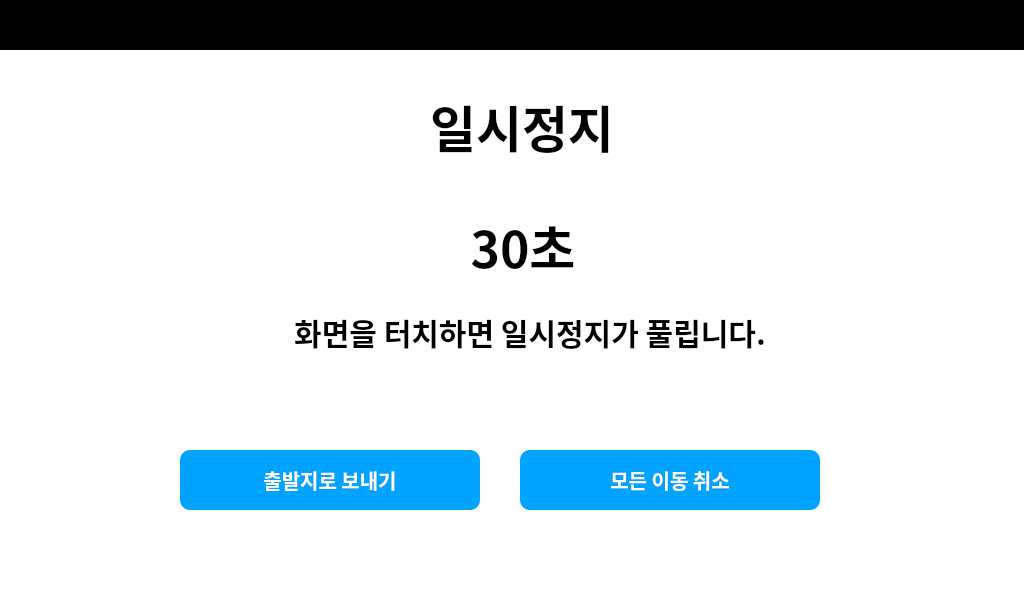
<?xml version="1.0" encoding="UTF-8"?>
<ui version="4.0">
 <class>PauseView</class>
 <widget class="QWidget" name="PauseView">
  <property name="geometry">
   <rect>
    <x>0</x>
    <y>0</y>
    <width>1024</width>
    <height>600</height>
   </rect>
  </property>
  <property name="windowTitle">
   <string>Dentium</string>
  </property>
  <property name="styleSheet">
   <string notr="true">background-color: black;</string>
  </property>
  <widget class="QWidget" name="status_bar_placeholder" native="true">
   <property name="geometry">
    <rect>
     <x>0</x>
     <y>0</y>
     <width>1024</width>
     <height>50</height>
    </rect>
   </property>
   <property name="minimumSize">
    <size>
     <width>0</width>
     <height>50</height>
    </size>
   </property>
   <property name="maximumSize">
    <size>
     <width>16777215</width>
     <height>50</height>
    </size>
   </property>
   <layout class="QVBoxLayout" name="verticalLayout">
    <property name="spacing">
     <number>0</number>
    </property>
    <property name="leftMargin">
     <number>0</number>
    </property>
    <property name="topMargin">
     <number>0</number>
    </property>
    <property name="rightMargin">
     <number>0</number>
    </property>
    <property name="bottomMargin">
     <number>0</number>
    </property>
   </layout>
  </widget>
  <widget class="QWidget" name="content_container" native="true">
   <property name="geometry">
    <rect>
     <x>0</x>
     <y>50</y>
     <width>1024</width>
     <height>550</height>
    </rect>
   </property>
   <property name="styleSheet">
    <string notr="true">background-color: white;</string>
   </property>
   <widget class="QLabel" name="title_label">
    <property name="geometry">
     <rect>
      <x>430</x>
      <y>40</y>
      <width>184</width>
      <height>72</height>
     </rect>
    </property>
    <property name="font">
     <font>
      <family>Noto Sans KR Black</family>
      <pointsize>-1</pointsize>
      <weight>75</weight>
      <bold>true</bold>
     </font>
    </property>
    <property name="styleSheet">
     <string notr="true">QLabel {
    color: black;
    font-size: 50px;
    font-weight: 600;
    font-family: &quot;Noto Sans KR Black&quot;;
    background-color: transparent;
}</string>
    </property>
    <property name="text">
     <string>일시정지</string>
    </property>
    <property name="alignment">
     <set>Qt::AlignCenter</set>
    </property>
   </widget>
   <widget class="QLabel" name="countdown_label">
    <property name="geometry">
     <rect>
      <x>470</x>
      <y>160</y>
      <width>106</width>
      <height>72</height>
     </rect>
    </property>
    <property name="font">
     <font>
      <family>Noto Sans KR Black</family>
      <pointsize>-1</pointsize>
      <weight>75</weight>
      <bold>true</bold>
     </font>
    </property>
    <property name="styleSheet">
     <string notr="true">QLabel {
    color: black;
    font-size: 50px;
    font-weight: 600;
    font-family: &quot;Noto Sans KR Black&quot;;
    background-color: transparent;
}</string>
    </property>
    <property name="text">
     <string>30초</string>
    </property>
    <property name="alignment">
     <set>Qt::AlignCenter</set>
    </property>
   </widget>
   <widget class="QLabel" name="info_label">
    <property name="geometry">
     <rect>
      <x>290</x>
      <y>260</y>
      <width>480</width>
      <height>44</height>
     </rect>
    </property>
    <property name="font">
     <font>
      <family>Noto Sans KR Black</family>
      <pointsize>-1</pointsize>
      <weight>75</weight>
      <bold>true</bold>
     </font>
    </property>
    <property name="styleSheet">
     <string notr="true">QLabel {
    color: black;
    font-size: 30px;
    font-weight: 600;
    font-family: &quot;Noto Sans KR Black&quot;;
    background-color: transparent;
}</string>
    </property>
    <property name="text">
     <string>화면을 터치하면 일시정지가 풀립니다.</string>
    </property>
    <property name="alignment">
     <set>Qt::AlignCenter</set>
    </property>
   </widget>
   <widget class="QPushButton" name="return_to_start_button">
    <property name="geometry">
     <rect>
      <x>180</x>
      <y>400</y>
      <width>300</width>
      <height>60</height>
     </rect>
    </property>
    <property name="minimumSize">
     <size>
      <width>300</width>
      <height>60</height>
     </size>
    </property>
    <property name="maximumSize">
     <size>
      <width>300</width>
      <height>60</height>
     </size>
    </property>
    <property name="font">
     <font>
      <family>Noto Sans KR Black</family>
      <pointsize>-1</pointsize>
      <weight>62</weight>
      <bold>true</bold>
     </font>
    </property>
    <property name="styleSheet">
     <string notr="true">QPushButton {
    background-color: #00A3FF;
    color: white;
    font-size: 20px;
    font-weight: 500;
    border-radius: 10px;
    border: none;
    font-family: &quot;Noto Sans KR Black&quot;;
}

QPushButton:hover {
    background-color: #33B5FF;
}

QPushButton:pressed {
    background-color: #0080DD;
}</string>
    </property>
    <property name="text">
     <string>출발지로 보내기</string>
    </property>
   </widget>
   <widget class="QPushButton" name="cancel_all_button">
    <property name="geometry">
     <rect>
      <x>520</x>
      <y>400</y>
      <width>300</width>
      <height>60</height>
     </rect>
    </property>
    <property name="minimumSize">
     <size>
      <width>300</width>
      <height>60</height>
     </size>
    </property>
    <property name="maximumSize">
     <size>
      <width>300</width>
      <height>60</height>
     </size>
    </property>
    <property name="font">
     <font>
      <family>Noto Sans KR Black</family>
      <pointsize>-1</pointsize>
      <weight>62</weight>
      <bold>true</bold>
     </font>
    </property>
    <property name="styleSheet">
     <string notr="true">QPushButton {
    background-color: #00A3FF;
    color: white;
    font-size: 20px;
    font-weight: 500;
    border-radius: 10px;
    border: none;
    font-family: &quot;Noto Sans KR Black&quot;;
}

QPushButton:hover {
    background-color: #33B5FF;
}

QPushButton:pressed {
    background-color: #0080DD;
}</string>
    </property>
    <property name="text">
     <string>모든 이동 취소</string>
    </property>
   </widget>
  </widget>
 </widget>
 <resources/>
 <connections/>
</ui>
